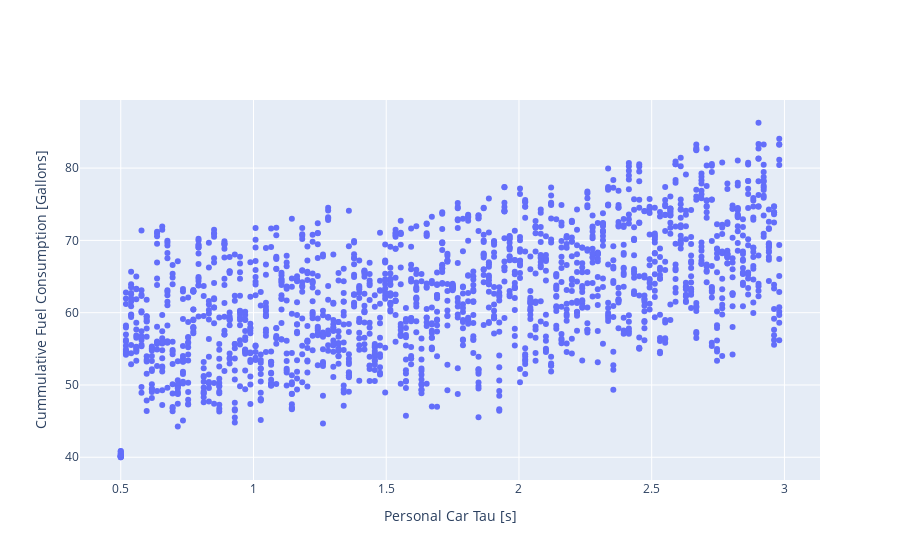

Notebook cell for this chart:
### Code cell
fig = go.Figure()
fig.add_trace(go.Scatter(x=results_df['PersonalCar_tau'], y=results_df['Fuel [gal]'], mode='markers'))
fig.update_layout(yaxis=dict(title="Cummulative Fuel Consumption [Gallons]"),
                  xaxis=dict(title='Personal Car Tau [s]')
                 )
fig.show()

### Figure 1 — Plotly figure (JSON) as saved in the notebook; plotly's stock layout.template omitted (floating-point values rounded to 4 significant figures; data arrays with more than 128 entries replaced by an {"elided": "..."} marker saying what was removed)
{"data": [{"mode": "markers", "type": "scatter", "x": {"elided": "1792 float values"}, "y": {"elided": "1792 float values"}}], "layout": {"autosize": true, "xaxis": {"autorange": true, "range": [0.3525, 3.128], "title": {"text": "Personal Car Tau [s]"}, "type": "linear"}, "yaxis": {"autorange": true, "range": [36.18, 90.09], "title": {"text": "Cummulative Fuel Consumption [Gallons]"}, "type": "linear"}}}
